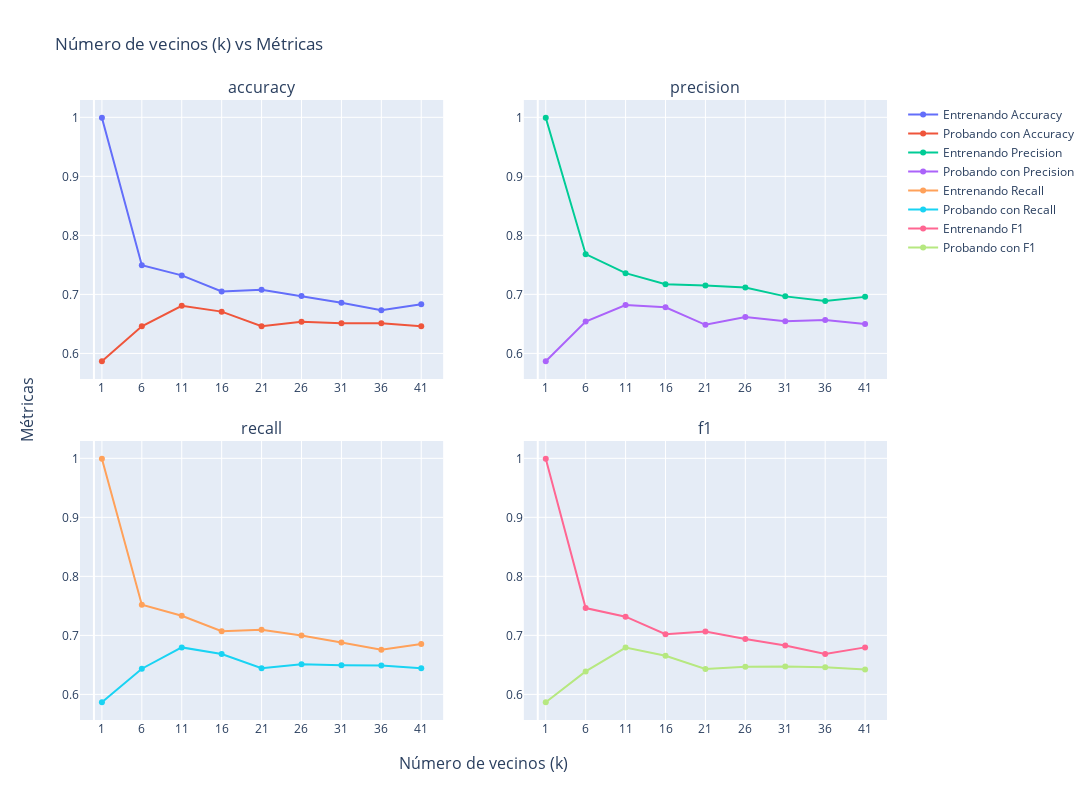

Here is the notebook cell this chart was saved with:
### Markdown cell above
##### Se sigue con la Lista2, pero con un test_size=0.2

### Code cell
# Se separan los datos de entrenamiento y de testeo con un test_size de 0.2
plot_knn_metrics(X, y, test_size=0.2)

### Figure 1 — Plotly figure (JSON) as saved in the notebook; plotly's stock layout.template omitted (floating-point values rounded to 4 significant figures)
{"data": [{"name": "Entrenando Accuracy", "type": "scatter", "x": [1, 6, 11, 16, 21, 26, 31, 36, 41], "xaxis": "x", "y": [0.9994, 0.7495, 0.7322, 0.7049, 0.708, 0.6975, 0.6857, 0.6733, 0.6832], "yaxis": "y"}, {"name": "Probando con Accuracy", "type": "scatter", "x": [1, 6, 11, 16, 21, 26, 31, 36, 41], "xaxis": "x", "y": [0.5866, 0.646, 0.6807, 0.6708, 0.646, 0.6535, 0.651, 0.651, 0.646], "yaxis": "y"}, {"name": "Entrenando Precision", "type": "scatter", "x": [1, 6, 11, 16, 21, 26, 31, 36, 41], "xaxis": "x2", "y": [0.9994, 0.7681, 0.7359, 0.7171, 0.7149, 0.7118, 0.6966, 0.6888, 0.6958], "yaxis": "y2"}, {"name": "Probando con Precision", "type": "scatter", "x": [1, 6, 11, 16, 21, 26, 31, 36, 41], "xaxis": "x2", "y": [0.5866, 0.654, 0.6819, 0.6781, 0.6484, 0.6616, 0.6544, 0.6566, 0.6497], "yaxis": "y2"}, {"name": "Entrenando Recall", "type": "scatter", "x": [1, 6, 11, 16, 21, 26, 31, 36, 41], "xaxis": "x3", "y": [0.9994, 0.752, 0.7333, 0.7071, 0.7096, 0.6998, 0.6878, 0.6759, 0.6855], "yaxis": "y3"}, {"name": "Probando con Recall", "type": "scatter", "x": [1, 6, 11, 16, 21, 26, 31, 36, 41], "xaxis": "x3", "y": [0.5866, 0.6435, 0.6796, 0.6686, 0.6445, 0.651, 0.6492, 0.6488, 0.6442], "yaxis": "y3"}, {"name": "Entrenando F1", "type": "scatter", "x": [1, 6, 11, 16, 21, 26, 31, 36, 41], "xaxis": "x4", "y": [0.9994, 0.7463, 0.7317, 0.702, 0.7066, 0.6938, 0.6827, 0.6684, 0.6796], "yaxis": "y4"}, {"name": "Probando con F1", "type": "scatter", "x": [1, 6, 11, 16, 21, 26, 31, 36, 41], "xaxis": "x4", "y": [0.5866, 0.6389, 0.6793, 0.6655, 0.643, 0.6467, 0.6474, 0.6458, 0.642], "yaxis": "y4"}], "layout": {"annotations": [{"font": {"size": 16}, "showarrow": false, "text": "accuracy", "x": 0.225, "xanchor": "center", "xref": "paper", "y": 1, "yanchor": "bottom", "yref": "paper"}, {"font": {"size": 16}, "showarrow": false, "text": "precision", "x": 0.775, "xanchor": "center", "xref": "paper", "y": 1, "yanchor": "bottom", "yref": "paper"}, {"font": {"size": 16}, "showarrow": false, "text": "recall", "x": 0.225, "xanchor": "center", "xref": "paper", "y": 0.45, "yanchor": "bottom", "yref": "paper"}, {"font": {"size": 16}, "showarrow": false, "text": "f1", "x": 0.775, "xanchor": "center", "xref": "paper", "y": 0.45, "yanchor": "bottom", "yref": "paper"}, {"font": {"size": 16}, "showarrow": false, "text": "Número de vecinos (k)", "x": 0.5, "xanchor": "center", "xref": "paper", "y": 0, "yanchor": "top", "yref": "paper", "yshift": -30}, {"font": {"size": 16}, "showarrow": false, "text": "Métricas", "textangle": -90, "x": 0, "xanchor": "right", "xref": "paper", "xshift": -40, "y": 0.5, "yanchor": "middle", "yref": "paper"}], "height": 800, "title": {"text": "Número de vecinos (k) vs Métricas"}, "width": 1500, "xaxis": {"anchor": "y", "domain": [0, 0.45], "tickvals": [1, 6, 11, 16, 21, 26, 31, 36, 41]}, "xaxis2": {"anchor": "y2", "domain": [0.55, 1], "tickvals": [1, 6, 11, 16, 21, 26, 31, 36, 41]}, "xaxis3": {"anchor": "y3", "domain": [0, 0.45], "tickvals": [1, 6, 11, 16, 21, 26, 31, 36, 41]}, "xaxis4": {"anchor": "y4", "domain": [0.55, 1], "tickvals": [1, 6, 11, 16, 21, 26, 31, 36, 41]}, "yaxis": {"anchor": "x", "domain": [0.55, 1]}, "yaxis2": {"anchor": "x2", "domain": [0.55, 1]}, "yaxis3": {"anchor": "x3", "domain": [0, 0.45]}, "yaxis4": {"anchor": "x4", "domain": [0, 0.45]}}}
